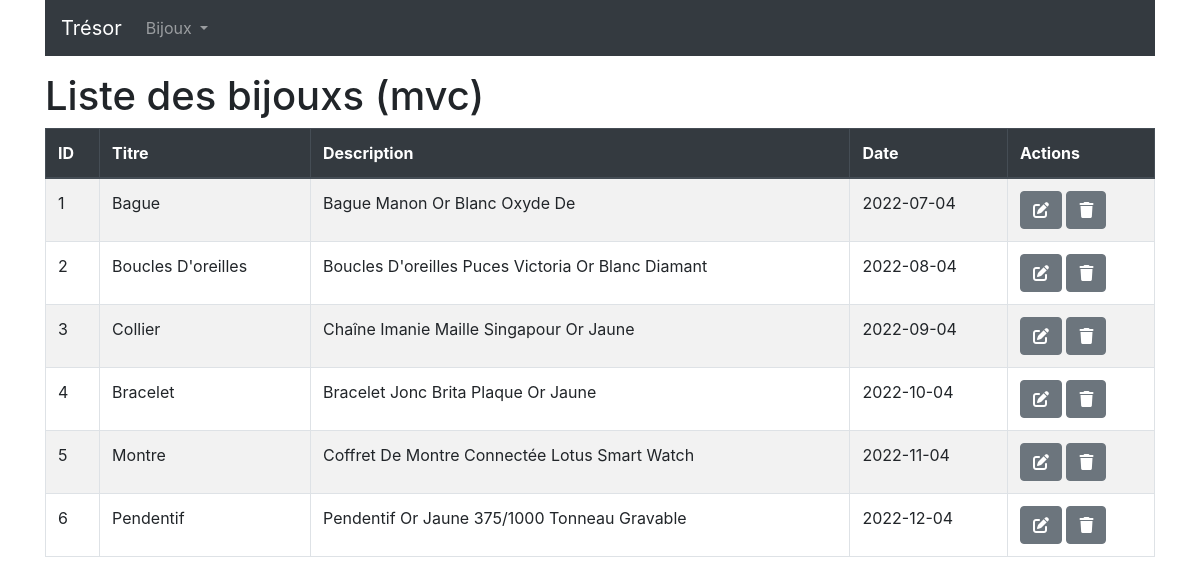
Page /tresor/bijoux/liste on the committed database.
### tables this page shows
CREATE TABLE `bijoux` (
  `id` int(11) NOT NULL,
  `titre` varchar(50) NOT NULL,
  `description` text NOT NULL,
  `date` date NOT NULL
);

### tresor/Controleurs/ControleurBase.php (called while the page is built, shortened)
<?php
abstract class ControleurBase {
    public function affichage($fichier, array $parametres = []){
        extract($parametres);
        include "vues/header.html.php";
        include "vues/$fichier";
        include "vues/footer.html.php";
    }
}

### tresor/Controleurs/BijouxControleur.php (called while the page is built, shortened)
<?php
class BijouxControleur extends ControleurBase
{
    public function liste()
    {
        $bijouxs = Bdd::selection("bijoux");
        $this->affichage("bijoux/table.html.php", [
            "bijouxs" => $bijouxs,
            "h1" => "Liste des bijouxs (mvc)"
        ]);
    }
}

### tresor/index.php (called while the page is built, shortened)
<?php
$methode    = $_GET["methode"] ?? "liste";
$id         = $_GET["id"] ?? null;
$controleur = new $classeControleur;
$controleur->$methode($id);

### tresor/inc/functions.inc.php (called while the page is built, shortened)
<?php
function lien($controleur, $methode = "liste", $id = null) {
    return ROOT . "$controleur/$methode" . ($id ? "/$id" : "");
}

### tresor/inc/autoload.php (called while the page is built, shortened)
<?php
function chargementClasse($nomClasseACharger){
    $nomClasseACharger = str_replace("\\", "/", $nomClasseACharger);
}

### tresor/Modeles/Bdd.php (called while the page is built, shortened)
<?php
abstract class Bdd
{
    static public function connexion()
    {
        return new PDO("mysql:host=localhost;dbname=db_bijoux", "root", "");
    }
    public static function selection(string $table): ?array
    {
        $requete = self::connexion()->query("SELECT * FROM $table");
        if ($requete) {
            $classe = "Modeles\Entites\\" . ucfirst($table);
            return $requete->fetchAll(PDO::FETCH_CLASS, $classe);
        }
        return null;
    }
}

### tresor/Modeles/Entites/EntiteBase.php (called while the page is built, shortened)
<?php
class EntiteBase {
    protected $id;
    public function getId()
    {
        return $this->id;
    }
}

### tresor/Modeles/Entites/Bijoux.php (called while the page is built, shortened)
<?php
class Bijoux extends EntiteBase
{
    private $titre;
    private $description;
    private $date;
    public function getTitre()
    {
        return $this->titre;
    }
    public function getDescription()
    {
        return $this->description;
    }
    public function getDate()
    {
        return $this->date;
    }
}

### tresor/vues/bijoux/table.html.php (the view)
<table class="table table-bordered table-striped">
    <thead class="thead-dark">
        <th>ID</th>
        <th>Titre</th>
        <th>Description</th>
        <th>Date</th>
        <th>Actions</th>
    </thead>
    <tbody>
        <?php foreach($bijouxs as $bijoux): ?>
            <tr>
                <td>
                    <?= $bijoux->getId() ?>
                </td>
                <td>
                    <?= $bijoux->getTitre() ?>
                </td>
                <td>
                    <?= $bijoux->getDescription() ?>
                </td>
                <td>
                    <?= $bijoux->getDate() ?>
                </td>
                <td>
                    <a href="<?= lien("bijoux", "modifier", $bijoux->getId()) ?>" class="btn btn-secondary">
                        <i class="fa fa-edit"></i>
                    </a>
                    <a href="<?= lien("bijoux", "supprimer", $bijoux->getId()) ?>" class="btn btn-secondary">
                        <i class="fa fa-trash"></i>
                    </a>
                </td>
            </tr>
        <?php endforeach; ?>
    </tbody>
</table>

### tresor/vues/header.html.php (shortened to what this page needs)
<!DOCTYPE html>
<html lang="fr">
<head>
    <link rel="stylesheet" href="https://cdn.jsdelivr.net/npm/bootstrap@4.6.1/dist/css/bootstrap.min.css">
    <link rel="stylesheet" href="https://cdnjs.cloudflare.com/ajax/libs/font-awesome/6.1.1/css/all.min.css" />
</head>
<body>
    <div class="container">
        <nav class="navbar navbar-expand-lg navbar-dark bg-dark mb-3">
            <a class="navbar-brand" href="<?= lien("accueil") ?>">Trésor</a>
            <div class="collapse navbar-collapse" id="navbarSupportedContent">
                <ul class="navbar-nav mr-auto">
                    <li class="nav-item dropdown">
                        <a class="nav-link dropdown-toggle" href="#" id="navbarDropdown" role="button" data-toggle="dropdown" aria-haspopup="true" aria-expanded="false">
                            Bijoux
                        </a>
                    </li>
                </ul>
            </div>
        </nav>
        <h1><?= $h1 ?? "Bienvenue à la biblio" ?></h1>

### tresor/vues/footer.html.php
    </div>
</body>
</html>

### rows in the picture
bijoux: id "1", titre "Bague", description "Bague Manon Or Blanc Oxyde De", date "2022-07-04"
bijoux: id "2", titre "Boucles D'oreilles", description "Boucles D'oreilles Puces Victoria Or Blanc Diamant", date "2022-08-04"
bijoux: id "3", titre "Collier", description "Chaîne Imanie Maille Singapour Or Jaune", date "2022-09-04"
bijoux: id "4", titre "Bracelet", description "Bracelet Jonc Brita Plaque Or Jaune", date "2022-10-04"
bijoux: id "5", titre "Montre", description "Coffret De Montre Connectée Lotus Smart Watch", date "2022-11-04"
bijoux: id "6", titre "Pendentif", description "Pendentif Or Jaune 375/1000 Tonneau Gravable", date "2022-12-04"

### other values in the picture
$h1 "Liste des bijouxs (mvc)"
